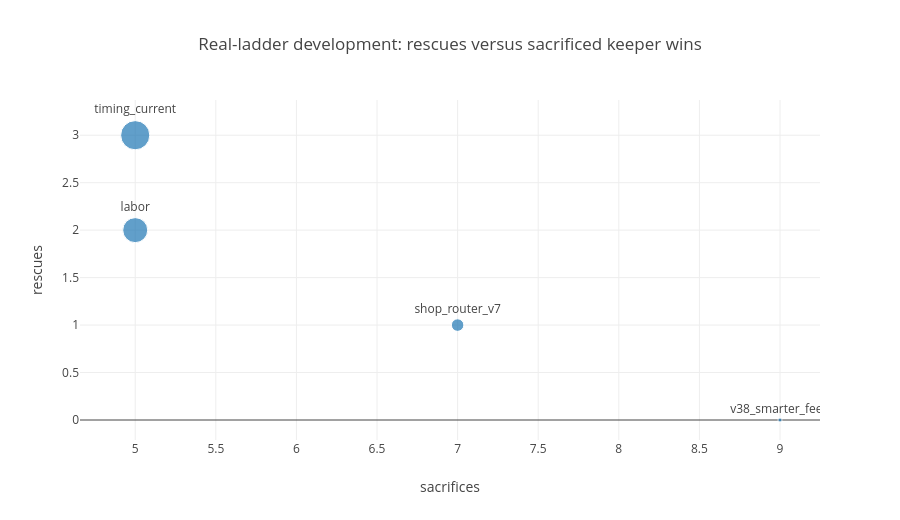

Notebook code for this chart:
### Markdown cell above
## Ladder-alignment correction

The replay-aligned validator requires exact terminal reward parity on the keeper before a counterfactual policy is scored. On the 48 recent keeper episodes used in the sprint, the keeper had **18 wins, 10 ties, and 20 losses (47.9% win/tie score)**. The older 24-episode development slice was **9 wins, 4 ties, and 11 losses (45.8%)**.

That result explained the mismatch between near-perfect performance on the old local panel and much weaker live rating.

### Code cell
development = report['milestones']['ladder_alignment']['development']
plot = pd.DataFrame([{'policy': name, 'score': values['score_rate'], 'rescues': values.get('rescued_keeper_losses', 0), 'sacrifices': values.get('sacrificed_keeper_wins', 0)} for name, values in development.items() if name != 'keeper'])
fig2 = px.scatter(plot, x='sacrifices', y='rescues', size='score', text='policy', title='Real-ladder development: rescues versus sacrificed keeper wins')
fig2.update_traces(textposition='top center')
fig2.update_layout(width=900, height=520)
fig2.show()

### Figure 1 — Plotly figure (JSON) as saved in the notebook; plotly's stock layout.template omitted (floating-point values rounded to 4 significant figures)
{"data": [{"type": "scatter", "mode": "markers+text", "text": ["labor", "timing_current", "shop_router_v7", "v38_smarter_feed"], "textposition": "top center", "x": [5, 5, 7, 9], "y": [2, 3, 1, 0], "marker": {"size": [25, 29.17, 12.5, 4.167]}}], "layout": {"title": {"text": "Real-ladder development: rescues versus sacrificed keeper wins"}, "width": 900, "height": 520, "xaxis": {"title": {"text": "sacrifices"}}, "yaxis": {"title": {"text": "rescues"}}}}
